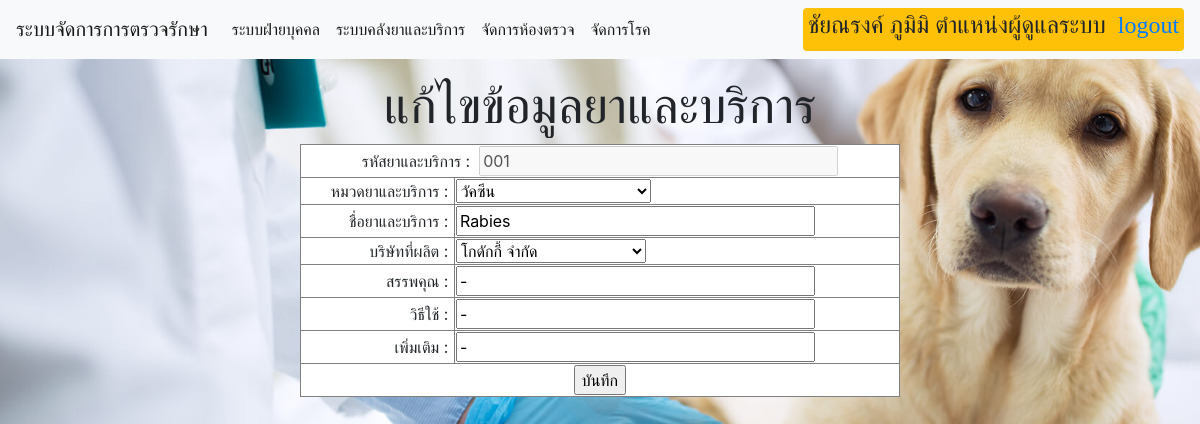
/TreatmentManagementProject/admin/AdminManageDrugServiceInfoEdit.php?drugid=001 (signed in), run on the app's committed database.
### tables this page shows
CREATE TABLE `drugserviceinfo` (
  `DrugID` char(3) NOT NULL,
  `Name` varchar(30) NOT NULL,
  `Properties` varchar(30) NOT NULL,
  `instruction` varchar(30) NOT NULL,
  `extra` varchar(30) NOT NULL,
  `DcID` char(3) NOT NULL,
  `manufactid` char(3) NOT NULL
);

### TreatmentManagementProject/mysql/connect.php (called while the page is built)
<?php
$connect = mysqli_connect($dbhost, $dbuser, $dbpass, $dbname);
mysqli_query($connect, "SET NAMES UTF8");
$result = mysqli_query($connect, $sql);
?>

### TreatmentManagementProject/admin/AdminManageDrugServiceInfoEdit.php (the view, shortened to what this page needs)
<?php
require("../mysql/config.php");
$drugid = $_REQUEST['drugid'];
$connect2 = mysqli_connect($dbhost, $dbuser, $dbpass, $dbname);
mysqli_query($connect2, "SET NAMES UTF8");
$sql2 ="select drugserviceinfo.DrugID AS drugid,drugserviceinfo.name AS name,drugservicecatagory.Name AS type,drugservicecatagory.dcid AS dcid,manufacturer.CompanyName AS companyname,manufacturer.manufactid AS manufactid,properties,instruction,extra from drugserviceinfo,drugservicecatagory,manufacturer where drugserviceinfo.DcID = drugservicecatagory.DcID and drugserviceinfo.manufactid = manufacturer.ManufactID and drugserviceinfo.drugid = '$drugid'";
$result2 = mysqli_query($connect2, $sql2);
    $record2 = mysqli_fetch_array($result2);
?>
<!doctype html>
<html lang="en">
  <head>
     <link rel="stylesheet" href="https://stackpath.bootstrapcdn.com/bootstrap/4.3.1/css/bootstrap.min.css">
  </head>
  <body>
 <nav class="navbar navbar-expand-lg navbar-light bg-light">
  <a class="navbar-brand" href="../Main.php">ระบบจัดการการตรวจรักษา</a>
  <div class="collapse navbar-collapse" id="navbarSupportedContent">
    <ul class="navbar-nav mr-auto">
    <li class="nav-item active">
        <a class="nav-link" href="ManageUser.php">ระบบฝ่ายบุคคล <span class="sr-only">(current)</span></a>
      </li>
      <li class="nav-item active">
        <a class="nav-link" href="ManageDrugService.php">ระบบคลังยาและบริการ <span class="sr-only">(current)</span></a>
      </li>
      <li class="nav-item active">
        <a class="nav-link" href="Managetreatmentroom.php">จัดการห้องตรวจ <span class="sr-only">(current)</span></a>
      </li>
      <li class="nav-item active">
        <a class="nav-link" href="Managedisease.php">จัดการโรค <span class="sr-only">(current)</span></a>
      </li>
    </ul>
    <span class = "badge badge-warning" style="font-family: 'TH SarabunPSK';font-weight: bold;"><h4><?php echo $_SESSION['name'] . "&nbsp;ตำแหน่งผู้ดูแลระบบ" ."&nbsp;
    <a href = '../logout.php'>logout</a>" ?></h4></span>
  </div>
</nav>
   <center><div class="head1">แก้ไขข้อมูลยาและบริการ</div></center>
   <center>
   <form action="AdminManageDrugServiceInfoEditSave.php" method="post">
    <table width = '50%' border = "1"  bgcolor = "#FFFFFF">
            <tr><td colspan="4" align="center">
            รหัสยาและบริการ :&nbsp;
            <input type="text" size='30' name="drugid" maxlength='3' value="<?php echo $drugid ?>" disabled>
                </td></tr>
                <tr><td colspan="2" align="right">
            หมวดยาและบริการ :&nbsp;
            <td colspan="2" align="left">
            <select name="type" required>
               <?php
               $sql="select dcid,name from drugservicecatagory";
               require("../mysql/connect.php");
               while($row=mysqli_fetch_array($result))
               {
                ?>
                <option value="<?php echo $row['dcid']; ?>" <?=$record2['dcid'] == $row['dcid'] ? ' selected="selected"' : '';?>><?php echo $row['name']; ?></option>
                <?php
                }
               ?>
               </select>
                </td></tr>
                <tr><td colspan="2" align="right">
            ชื่อยาและบริการ :&nbsp;
            <td colspan="2" align="left">
            <input type="text" name="name" size='30' maxlength='30' value="<?php echo $record2['name'] ?>" required>
                </td></tr>
                <tr><td colspan="2" align="right">
            บริษัทที่ผลิต :&nbsp;
            <td colspan="2" align="left">
            <select name="manufacturer" required>
               <?php
               $sql="select manufactid,companyname from manufacturer";
               require("../mysql/connect.php");
               while($row=mysqli_fetch_array($result))
               {
                ?>
                <option value="<?php echo $row['manufactid']; ?>" <?=$record2['manufactid'] == $row['manufactid'] ? ' selected="selected"' : '';?>><?php echo $row['companyname']; ?></option>
                <?php
                }
               ?>
               </select>
                </td></tr>
                <tr><td colspan="2" align="right">
            สรรพคุณ :&nbsp;
            <td colspan="2" align="left">
            <input type="text" name="properties" size='30' maxlength='30' value="<?php echo $record2['properties'] ?>" required>
                </td></tr>
                <tr><td colspan="2" align="right">
            วิธีใช้ :&nbsp;
            <td colspan="2" align="left">
            <input type="text" name="instruction" size='30' maxlength='30' value="<?php echo $record2['instruction'] ?>" required>
                </td></tr>
                <tr><td colspan="2" align="right">
            เพิ่มเติม :&nbsp;
            <td colspan="2" align="left">
            <input type="text" name="extra" size='30' maxlength='30' value="<?php echo $record2['extra'] ?>">
                </td></tr>
                <tr><td colspan="4" align="center"><input type="submit" value="บันทึก"></td></tr>
        </form>
    </center>
  </body>
</html>

### TreatmentManagementProject/admin/AdminManageDrugServiceInfoEdit.php (style rules this page uses)
body { background-image: url("../background/bg.jpg"); background-repeat: no-repeat; background-size: 120% auto; }
.head1 { font-family: "TH SarabunPSK"; font-size: 50px; padding-top: 10px; }

### data on the page
drugserviceinfo: name "Rabies", properties "-", instruction "-", extra "-"

### other printed values
$_SESSION['name'] "ชัยณรงค์ ภูมิมิ"
form field type "วัคซีน"
form field manufacturer "โกดักกี้ จำกัด"
